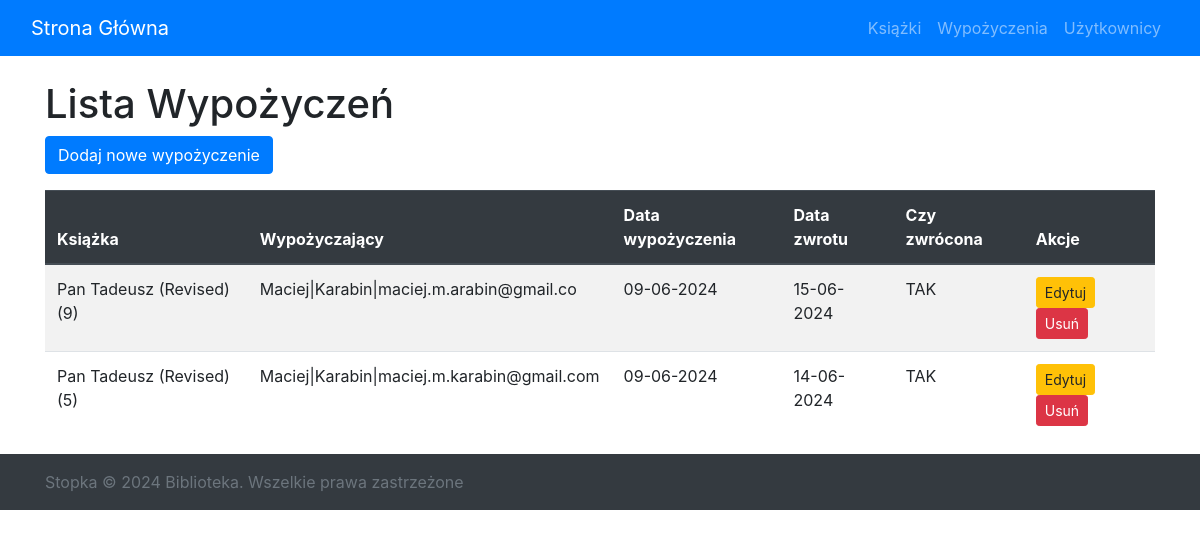
Page /loans/ on the earlier database version.
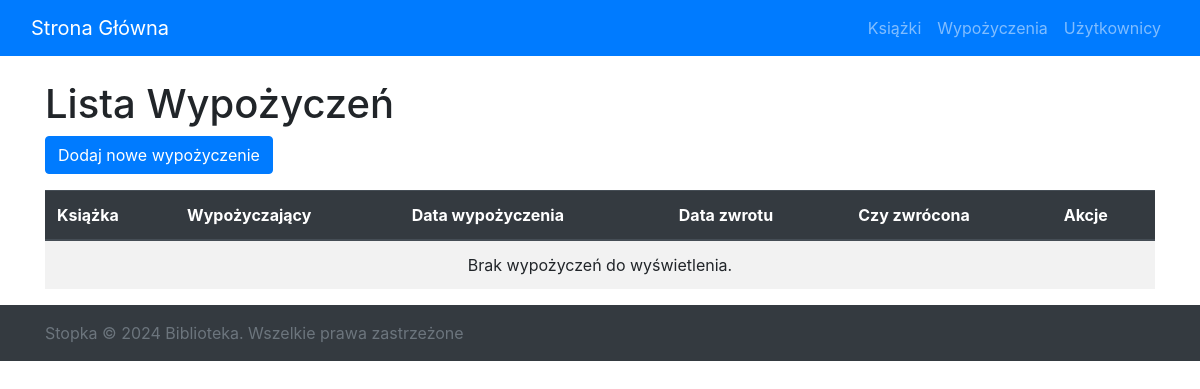
Same page on the later database version.
### library_app/models.py (models this page shows, shortened)
class Loan(models.Model):
    book = models.ForeignKey(Book, on_delete=models.CASCADE)
    borrower = models.ForeignKey(User, on_delete=models.CASCADE)
    loan_date = models.DateTimeField(auto_now_add=True)
    return_date = models.DateField(null=True, blank=True)
    is_returned = models.BooleanField(default=False)

class Book(models.Model):
    STATUS_CHOICES = (
        ('available', 'dostępna'),
        ('borrowed', 'wypożyczona'),
    )
    isbn = models.CharField(max_length=13)
    title = models.CharField(max_length=255, blank=True, default='Brak tytułu')
    authors = models.CharField(max_length=255, blank=True, default='Autor nieznany')
    publication_date = models.CharField(max_length=10, blank=True, default='Data nieznana')
    status = models.CharField(max_length=10, choices=STATUS_CHOICES, default='available')
    unique_id = models.AutoField(primary_key=True, unique=True)
    libraryID = models.CharField(max_length=36, unique=True, blank=True, default='')
    book_status = models.BooleanField(default=False)

### library_app/views.py (the view)
# urls.py: path('loans/', views.loan_list, name='loan-list'),
def loan_list(request):
    loans = Loan.objects.all()
    return render(request, 'lists/loan_list.html', {'loans': loans})

### library_app/templates/lists/loan_list.html
{% extends 'library_app/base.html' %}
{% block content %}
    <h1>Lista Wypożyczeń</h1>
    <a href="{% url 'loan-create' %}" class="btn btn-primary mb-3">Dodaj nowe wypożyczenie</a>
    <table class="table table-striped">
        <thead class="thead-dark">
        <tr>
            <th scope="col">Książka</th>
            <th scope="col">Wypożyczający</th>
            <th scope="col">Data wypożyczenia</th>
            <th scope="col">Data zwrotu</th>
            <th scope="col">Czy zwrócona</th>
            <th scope="col">Akcje</th>
        </tr>
        </thead>
        <tbody>
        {% for loan in loans %}
            <tr>
                <td>{{ loan.book.title }} ({{ loan.book.unique_id }})</td>
                <td>{{ loan.borrower.username }}</td>
                <td>{{ loan.loan_date|date:"d-m-Y" }}</td>
                <td>{{ loan.return_date|date:"d-m-Y" }}</td>
                <td>{{ loan.is_returned|yesno:"TAK,NIE" }}</td>
                <td>
                    <a href="{% url 'loan-update' loan.pk %}" class="btn btn-warning btn-sm">Edytuj</a>
                    <a href="{% url 'loan-delete' loan.pk %}" class="btn btn-danger btn-sm">Usuń</a>
                </td>
            </tr>
        {% empty %}
            <tr>
                <td colspan="6" class="text-center">Brak wypożyczeń do wyświetlenia.</td>
            </tr>
        {% endfor %}
        </tbody>
    </table>
{% endblock %}

Differences in the rows shown:
removed Loan: book "Pan Tadeusz (Revised)", book.unique_id "9", borrower.username "Maciej|Karabin|maciej.m.arabin@gmail.co", loan_date "09-06-2024", return_date "15-06-2024", is_returned "TAK"
removed Loan: book "Pan Tadeusz (Revised)", book.unique_id "5", borrower.username "Maciej|Karabin|maciej.m.karabin@gmail.com", loan_date "09-06-2024", return_date "14-06-2024", is_returned "TAK"
Other differences:
text now shown: "Brak wypożyczeń do wyświetlenia."
